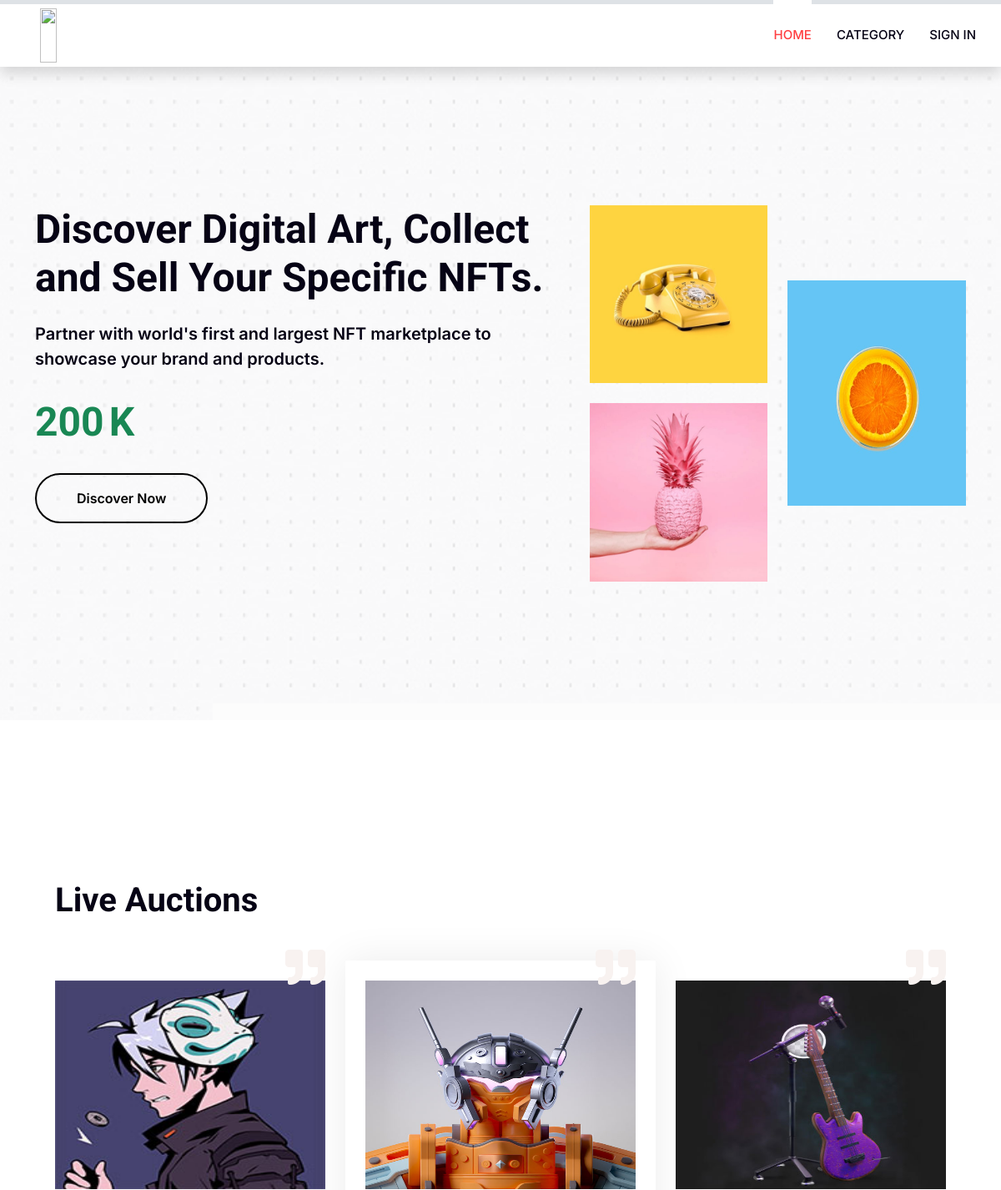
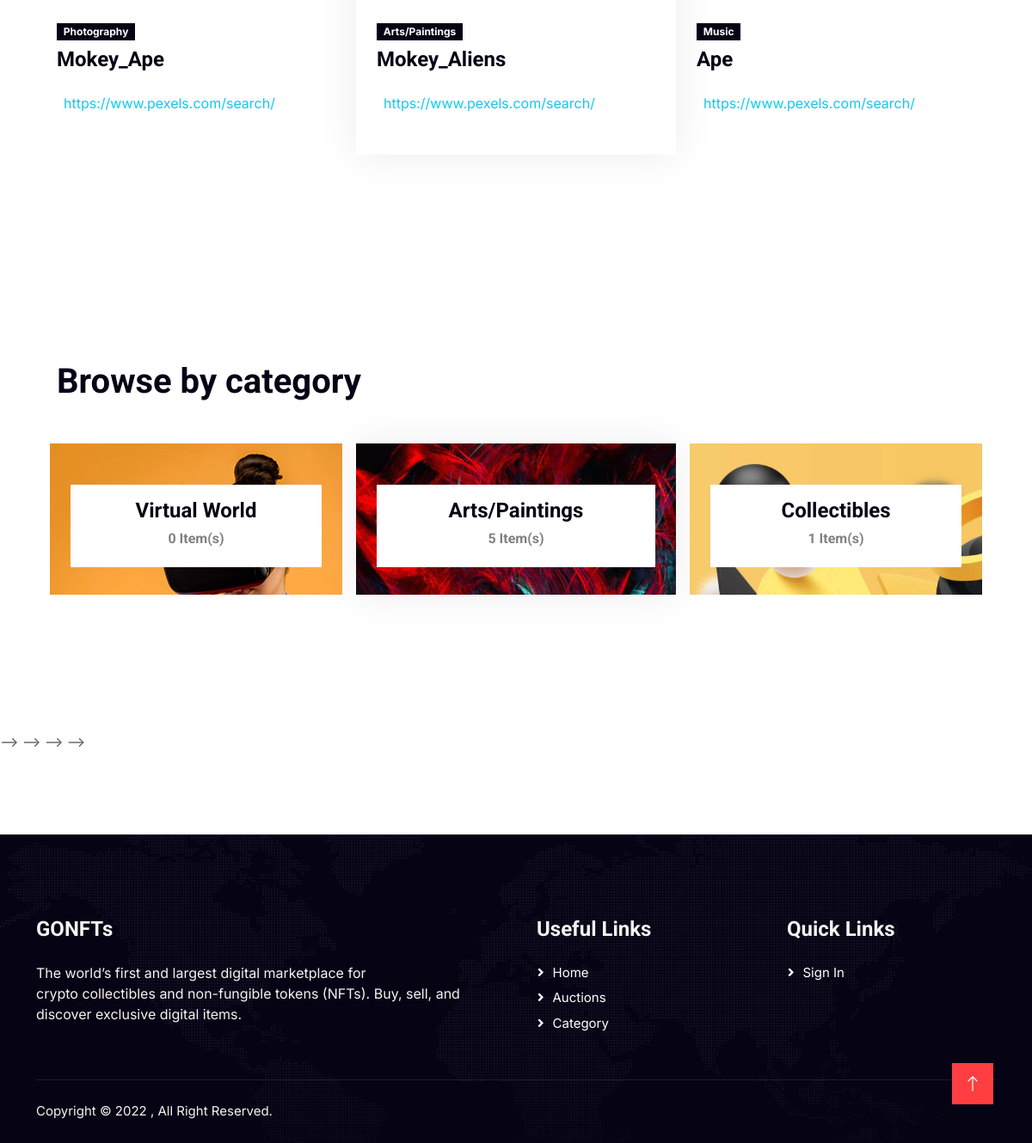
The page / on the database its author committed (2 pictures, top to bottom).
### tables this page shows
CREATE TABLE `nfts` (
  `id` int(11) NOT NULL,
  `name` varchar(255) NOT NULL,
  `description` varchar(255) NOT NULL,
  `category` varchar(255) NOT NULL,
  `link` varchar(255) NOT NULL,
  `image` varchar(255) NOT NULL,
  `artist` varchar(255) NOT NULL
);

### index.php (the view, shortened to what this page needs)
<?php
$conn = mysqli_connect(DBHOST, DBUSER, DBPASS, DBNAME);
?>
<!DOCTYPE html>
<html lang="en">
<head>
    <link href="https://cdnjs.cloudflare.com/ajax/libs/font-awesome/5.10.0/css/all.min.css" rel="stylesheet">
    <link href="https://cdn.jsdelivr.net/npm/bootstrap-icons@1.4.1/font/bootstrap-icons.css" rel="stylesheet">
    <link href="lib/animate/animate.min.css" rel="stylesheet">
    <link href="lib/owlcarousel/assets/owl.carousel.min.css" rel="stylesheet">
    <link href="css/bootstrap.min.css" rel="stylesheet">
    <link href="css/style.css" rel="stylesheet">
</head>
<body>
    <nav class="navbar navbar-expand-lg bg-white navbar-light shadow border-top border-5 sticky-top p-0" style="border-top: rgb(2, 2, 139)">
        <a href="index.html" class="navbar-brand d-flex align-items-center px-4 px-lg-5">
            <img src="img/logo.jpeg" width="100%" height="100%"/>
        </a>
        <div class="collapse navbar-collapse" id="navbarCollapse">
            <div class="navbar-nav ms-auto p-4 p-lg-0">
                <a href="#home" class="nav-item nav-link active">Home</a>
                <a href="#category" class="nav-item nav-link">Category</a>
                <a href="dashboard/login.php" class="nav-item nav-link">Sign In</a>
            </div>
        </div>
    </nav>
    <div id="home" class="container-fluid p-0 pb-5" style="min-height: 600px">
        <div class="owl-carousel header-carousel position-relative mb-5">
            <div class="owl-carousel-item position-relative">
                <img class="img-fluid" src="img/istockphoto-1320330053-170667a.jpg" alt="">
                <div class="position-absolute top-0 start-0 w-100 h-100 d-flex align-items-center" style="background: rgba(250, 250, 250, 0.5);">
                    <div class="container">
                        <div class="row justify-content-start">
                            <div class="col-12 col-lg-7">
                                <h2 class="display-5 text-dark animated slideInDown mb-4">Discover Digital Art, Collect and Sell Your Specific NFTs.</h2>
                                <p class="fs-5 fw-medium text-dark mb-4 pb-2">Partner with world's first and largest NFT marketplace to showcase your brand and products.</p>
                                <div class="row">
                                    <div class="col-2"><h2 class="display-5 text-success mb-2" data-toggle="counter-up">200 </h2></div>
                                    <div class="col-1"><h2 class="display-5 text-success mb-2" style="margin-left:-22px"> K </h2></div>
                                </div>
                                <a href="#" class="btn py-md-3 px-md-5 mt-4 me-3 animated slideInLeft" style="border: 2px solid black; color: black; border-radius: 50px">Discover Now</a>
                            </div>
                            <div class="col-10 col-lg-5  d-none d-lg-block">
                                    <div class="row  align-items-center">
                                            <div class="col-sm-6">
                                                <div class="bg-primary mb-4 wow fadeIn" data-wow-delay="0.3s">
                                                        <img src="img/1.jpg" alt="" height="100%" width="100%">
                                                </div>
                                                <div class="bg-secondary wow fadeIn" data-wow-delay="0.5s">
                                                    <img src="img/3.jpg" alt="" height="100%" width="100%">
                                                </div>
                                            </div>
                                            <div class="col-sm-6">
                                                <div class="bg-success wow fadeIn" data-wow-delay="0.7s" style="height: 270px">
                                                   <img src="img/2.jpg" alt="" height="100%" width="100%">
                                                </div>
                                            </div>
                                    </div>
                            </div>
                        </div>
                    </div>
                </div>
            </div>
        </div>
    </div>
    <div id="liveauctions" class="container-xxl py-5 wow fadeInUp" data-wow-delay="0.1s">
            <div class="container py-5">
                <div class="text-left">
                    <h1 class="mb-0 px-4">Live Auctions</h1>
                </div>
                <div class="owl-carousel testimonial-carousel wow fadeInUp" data-wow-delay="0.1s">
                    <?php
                        $sql = "SELECT * FROM nfts LIMIT 3";
                        $result = mysqli_query($conn, $sql);
                        while($row = mysqli_fetch_assoc($result)){
                            $string = $row['image'];
                            $newstring = explode("../", $string);
                        ?>
                        <div class="testimonial-item p-4 my-5">
                            <i class="fa fa-quote-right fa-3x text-light position-absolute top-0 end-0 mt-n3 me-4"></i>
                            <div class="col-md-6 col-lg-12 wow fadeInUp" data-wow-delay="0.3s">
                                        <div class="overflow-hidden mb-4">
                                            <a><img class="img" src="dashboard/<?php echo $newstring[1] ?>" alt="" height="250px" width="100%"></a>
                                        </div>
                                        <span class="badge bg-dark mb-2"><?php echo $row['category'] ?></span>
                                        <a href="#"><h4 class="mb-3"><?php echo $row['name'] ?></h4></a>
                                        <a href="<?php echo $row['link'] ?>"><p class="bagde p-2 text-info"><?php echo substr($row['link'],0, 30) ?></p></a>
                            </div>
                        </div>
                    <?php } ?>
                </div>
            </div>
    </div>
      <div id="category" class="container-xxl py-5 wow fadeInUp" data-wow-delay="0.1s">
        <div class="container py-5">
            <div class="text-left">
                <h1 class="mb-0 px-4">Browse by category</h1>
            </div>
            <div class="owl-carousel testimonial-carousel wow fadeInUp" data-wow-delay="0.1s">
                <div class="testimonial-item p-4 my-5" style="background-image: url('img/art.jpg')">
                    <div class="col-md-6 col-lg-12 wow fadeInUp" data-wow-delay="0.3s">
                                <span class="badge bg-white mb-2 text-center p-3 m-auto col-12">
                                    <a href="category.php?category=Arts/Paintings"><h4 class="text-dark">Arts/Paintings</h4></a>
                                    <h6 class="" style="color: grey">
                                        <?php
                                            $sql = "SELECT * FROM nfts WHERE category ='Arts/Paintings'";
                                            if ($result = mysqli_query($conn, $sql)) {
                                                $rowcount = mysqli_num_rows( $result );
                                                printf($rowcount);
                                             }
                                        ?> Item(s)
                                    </h6>
                                </span>
                     </div>
                </div>
                <div class="testimonial-item p-4 m-3 my-5" style="background-image: url('img/collectible.jpg')">
                    <div class="col-md-6 col-lg-12 wow fadeInUp" data-wow-delay="0.3s">
                                <span class="badge bg-white mb-2 text-center p-3 m-auto col-12">
                                    <a href="category.php?category=Collectibles"><h4 class="text-dark">Collectibles</h4></a>
                                    <h6 class="" style="color: grey">
                                    <?php
                                            $sql = "SELECT * FROM nfts WHERE category ='Collectibles'";
                                            if ($result = mysqli_query($conn, $sql)) {
                                                $rowcount = mysqli_num_rows( $result );
                                                printf($rowcount);
                                             }
                                        ?> Item(s)
                                    </h6>
                                </span>
                     </div>
                </div>
                                    <?php
                                            $sql = "SELECT * FROM nfts WHERE category ='Music'";
                                            if ($result = mysqli_query($conn, $sql)) {
                                                $rowcount = mysqli_num_rows( $result );
                                                printf($rowcount);
                                             }
                                        ?> Item(s)
                                    <?php
                                            $sql = "SELECT * FROM nfts WHERE category ='Photography'";
                                            if ($result = mysqli_query($conn, $sql)) {
                                                $rowcount = mysqli_num_rows( $result );
                                                printf($rowcount);
                                             }
                                        ?> Item(s)
                                    <?php
                                            $sql = "SELECT * FROM nfts WHERE category ='Sport'";
                                            if ($result = mysqli_query($conn, $sql)) {
                                                $rowcount = mysqli_num_rows( $result );
                                                printf($rowcount);
                                             }
                                        ?> Item(s)
                                    <?php
                                            $sql = "SELECT * FROM nfts WHERE category ='Trading Cards'";
                                            if ($result = mysqli_query($conn, $sql)) {
                                                $rowcount = mysqli_num_rows( $result );
                                                printf($rowcount);
                                             }
                                        ?> Item(s)
                <div class="testimonial-item p-4 m-3 my-5" style="background-image: url('img/virtual.jpg')">
                    <div class="col-md-6 col-lg-12 wow fadeInUp" data-wow-delay="0.3s">
                                <span class="badge bg-white mb-2 text-center p-3 m-auto col-12">
                                    <a href="category.php?category=Virtual World"><h4 class="text-dark">Virtual World</h4></a>
                                    <h6 class="" style="color: grey">
                                    <?php
                                            $sql = "SELECT * FROM nfts WHERE category ='Virtual World'";
                                            if ($result = mysqli_query($conn, $sql)) {
                                                $rowcount = mysqli_num_rows( $result );
                                                printf($rowcount);
                                             }
                                        ?> Item(s)
                                    </h6>
                                </span>
                     </div>
                </div>
            </div>
        </div>
     </div>
    -->
    -->
    -->
    -->
  <div class="container-fluid bg-dark text-light footer pt-5 wow fadeIn" data-wow-delay="0.1s" style="margin-top: 6rem;">
        <div class="container py-5">
            <div class="row g-5">
                <div class="col-lg-6 col-md-6">
                    <h4 class="text-light mb-4">GONFTs</h4>
                    <p class="mb-2">The world’s first and largest digital marketplace for<br> crypto collectibles and non-fungible tokens (NFTs). Buy, sell, and discover exclusive digital items.</p>
                </div>
                <div class="col-lg-3 col-md-6">
                    <h4 class="text-light mb-4">Useful Links</h4>
                    <a class="btn btn-link" href="index.php">Home</a>
                    <a class="btn btn-link" href="index.php#auctions">Auctions</a>
                    <a class="btn btn-link" href="index.php#category">Category</a>
                </div>
                <div class="col-lg-3 col-md-6">
                    <h4 class="text-light mb-4">Quick Links</h4>
                    <a class="btn btn-link" href="dashboard/login.php">Sign In</a>
                </div>
            </div>
        </div>
        <div class="container">
            <div class="copyright">
                <div class="row">
                    <div class="col-md-6 text-center text-md-start mb-3 mb-md-0">
                       Copyright &copy; 2022 <a class="border-bottom" href=""></a>, All Right Reserved.
                    </div>
                </div>
            </div>
        </div>
    </div>
    <a href="#" class="btn btn-lg btn-primary btn-lg-square rounded-0 back-to-top"><i class="bi bi-arrow-up"></i></a>
</body>
</html>

### css/style.css (style rules this page uses)
:root { --primary: #FF3E41; --secondary: #51CFED; --light: #F8F2F0; --dark: #060315; }
.fw-medium { font-weight: 600 !important; }
.back-to-top { position: fixed; display: none; right: 45px; bottom: 45px; z-index: 99; }
.btn { font-weight: 600; transition: .5s; }
.btn.btn-primary, .btn.btn-secondary { color: #FFFFFF; }
.btn-lg-square { width: 48px; height: 48px; }
.btn-square, .btn-sm-square, .btn-lg-square { padding: 0; display: flex; align-items: center; justify-content: center; font-weight: normal; }
.navbar-light .navbar-nav .nav-link { position: relative; margin-right: 30px; padding: 25px 0; color: #FFFFFF; font-size: 15px; text-transform: uppercase; outline: none; }
.navbar-light .navbar-nav .nav-link:hover, .navbar-light .navbar-nav .nav-link.active { color: var(--primary); }
.navbar-light .navbar-brand, .navbar-light a.btn { height: 75px; }
.navbar-light .navbar-nav .nav-link { color: var(--dark); font-weight: 500; }
.navbar-light.sticky-top { top: -100px; transition: .5s; }
@media (min-width: 992px) { .navbar-light .navbar-nav .nav-link::before { position: absolute; content: ""; width: 0; height: 5px; top: -6px; left: 50%; background: #FFFFFF; transition: .5s; } }
@media (min-width: 992px) { .navbar-light .navbar-nav .nav-link:hover::before, .navbar-light .navbar-nav .nav-link.active::before { width: 100%; left: 0; } }
.testimonial-carousel .owl-item .testimonial-item { position: relative; transition: .5s; }
.testimonial-carousel .owl-item.center .testimonial-item { box-shadow: 0 0 45px rgba(0, 0, 0, .08); animation: pulse 1s ease-out .5s; }
.footer { background: linear-gradient(rgba(6, 3, 21, .5), rgba(6, 3, 21, .5)), url(../img/map.png) center center no-repeat; background-size: cover; }
.footer .btn.btn-link { display: block; margin-bottom: 5px; padding: 0; text-align: left; color: #FFFFFF; font-size: 15px; font-weight: normal; text-transform: capitalize; transition: .3s; }
.footer .btn.btn-link::before { position: relative; content: "\f105"; font-family: "Font Awesome 5 Free"; font-weight: 900; margin-right: 10px; }
.footer .copyright { padding: 25px 0; font-size: 15px; border-top: 1px solid rgba(256, 256, 256, .1); }

### rows shown on the page
nfts: image (picture), category "Arts/Paintings", name "Mokey_Aliens", link "https://www.pexels.com/search/"
nfts: image (picture), category "Music", name "Ape", link "https://www.pexels.com/search/"
nfts: image (picture), category "Photography", name "Mokey_Ape", link "https://www.pexels.com/search/"
